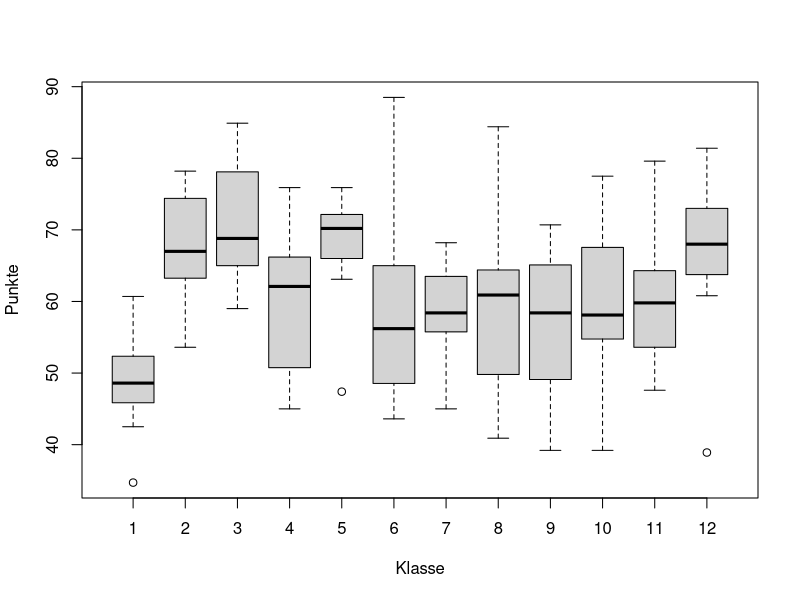

Here is the R script that generated this plot:
## ---- chunk 1
#| label: setup-r
#| include: false
library(lme4)

lehmer <- function(saat, anzahl) {
  s <- saat
  raus <- numeric(anzahl)
  for (k in seq_len(anzahl)) {
    s <- (16807 * s) %% 2147483647
    raus[k] <- s / 2147483647
  }
  raus
}

# 12 Klassen mit je 15 Personen. Ein langer Strom, der der Reihe nach
# aufgeteilt wird: Klasseneffekt, Klassensteigung, Klassengroesse, dann je
# Person Lernstunden und Rauschen.
K <- 12; N <- 15
z <- qnorm(lehmer(4711, K * 3 + K * N * 2))
kl_int <- z[1:K]; kl_slope <- z[(K + 1):(2 * K)]; kl_gr <- z[(2 * K + 1):(3 * K)]
rest <- z[(3 * K + 1):length(z)]

klasse  <- rep(1:K, each = N)
stunden <- round(5 + 2 * rest[1:(K * N)], 1)
rausch  <- rest[(K * N + 1):(2 * K * N)]
groesse <- round(22 + 4 * kl_gr)

schule <- data.frame(
  klasse  = factor(klasse),
  stunden = stunden,
  groesse = groesse[klasse],
  punkte  = round(50 + 6 * kl_int[klasse] +
                  (2.0 + 0.8 * kl_slope[klasse]) * stunden + 8 * rausch, 1)
)
## ---- chunk 2
#| label: fig-b1-gm-r
#| fig-cap: "Beispiel 1: Punktzahl je Klasse."
#| fig-height: 3.4
c(zeilen = nrow(schule), klassen = nlevels(schule$klasse))
round(c(mittel = mean(schule$punkte), sd = sd(schule$punkte)), 2)

boxplot(punkte ~ klasse, data = schule, xlab = "Klasse", ylab = "Punkte")
## ---- chunk 3
#| label: b1-gm-rechnung-r
m0 <- lmer(punkte ~ stunden + (1 | klasse), data = schule)
summary(m0)

vk <- as.data.frame(VarCorr(m0))
round(c(sd_klasse = vk$sdcor[1], sd_rest = vk$sdcor[2],
        icc = vk$vcov[1] / sum(vk$vcov)), 3)
round(confint(m0, parm = "beta_", method = "Wald"), 3)
## ---- chunk 4
#| label: b2-gm-rechnung-r
ols <- lm(punkte ~ stunden + groesse, data = schule)
gem <- lmer(punkte ~ stunden + groesse + (1 | klasse), data = schule)

k_ols <- summary(ols)$coefficients["groesse", ]
k_gem <- summary(gem)$coefficients["groesse", ]
round(rbind(
  ols      = c(schaetzung = k_ols[[1]], se = k_ols[[2]], p = k_ols[[4]]),
  gemischt = c(schaetzung = k_gem[[1]], se = k_gem[[2]],
               p = 2 * pnorm(-abs(k_gem[[3]])))
), 4)
## ---- chunk 5
#| label: b3-gm-rechnung-r
m_int   <- lmer(punkte ~ stunden + (1 | klasse), data = schule, REML = FALSE)
m_slope <- lmer(punkte ~ stunden + (stunden | klasse), data = schule, REML = FALSE)
anova(m_int, m_slope)
